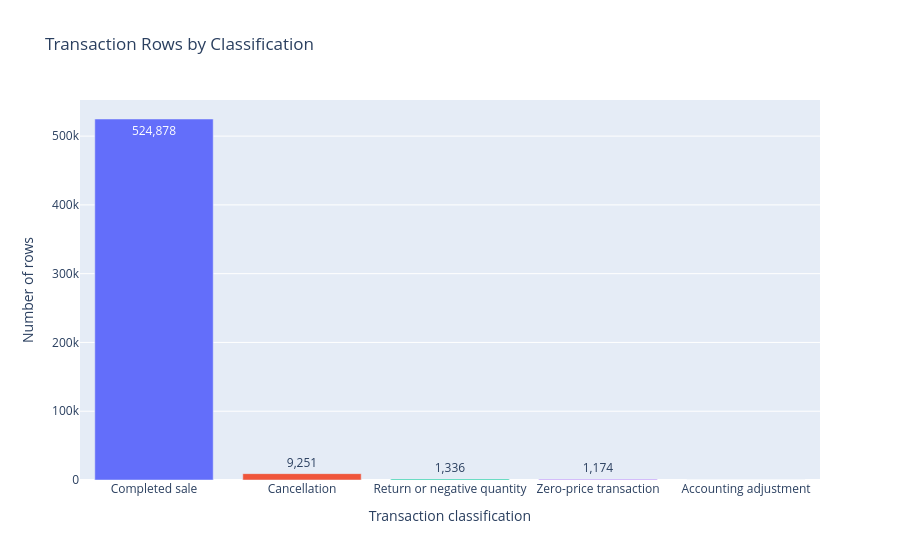

Notebook cell for this chart:
### Code cell
fig = px.bar(
    transaction_type_summary,
    x="TransactionType",
    y="RowCount",
    title="Transaction Rows by Classification",
    labels={
        "TransactionType": "Transaction classification",
        "RowCount": "Number of rows",
    },
    text_auto=",",
    color="TransactionType",
)

fig.update_layout(
    showlegend=False,
    xaxis={"categoryorder": "total descending"},
)

fig.show()

### Figure 1 — Plotly figure (JSON) as saved in the notebook; plotly's stock layout.template omitted (floating-point values rounded to 4 significant figures)
{"data": [{"alignmentgroup": "True", "hovertemplate": "Transaction classification=%{x}<br>Number of rows=%{y}<extra></extra>", "legendgroup": "Completed sale", "marker": {"color": "#636efa", "pattern": {"shape": ""}}, "name": "Completed sale", "offsetgroup": "Completed sale", "orientation": "v", "showlegend": true, "textposition": "auto", "texttemplate": "%{y:,}", "type": "bar", "x": ["Completed sale"], "xaxis": "x", "y": [524878], "yaxis": "y"}, {"alignmentgroup": "True", "hovertemplate": "Transaction classification=%{x}<br>Number of rows=%{y}<extra></extra>", "legendgroup": "Cancellation", "marker": {"color": "#EF553B", "pattern": {"shape": ""}}, "name": "Cancellation", "offsetgroup": "Cancellation", "orientation": "v", "showlegend": true, "textposition": "auto", "texttemplate": "%{y:,}", "type": "bar", "x": ["Cancellation"], "xaxis": "x", "y": [9251], "yaxis": "y"}, {"alignmentgroup": "True", "hovertemplate": "Transaction classification=%{x}<br>Number of rows=%{y}<extra></extra>", "legendgroup": "Return or negative quantity", "marker": {"color": "#00cc96", "pattern": {"shape": ""}}, "name": "Return or negative quantity", "offsetgroup": "Return or negative quantity", "orientation": "v", "showlegend": true, "textposition": "auto", "texttemplate": "%{y:,}", "type": "bar", "x": ["Return or negative quantity"], "xaxis": "x", "y": [1336], "yaxis": "y"}, {"alignmentgroup": "True", "hovertemplate": "Transaction classification=%{x}<br>Number of rows=%{y}<extra></extra>", "legendgroup": "Zero-price transaction", "marker": {"color": "#ab63fa", "pattern": {"shape": ""}}, "name": "Zero-price transaction", "offsetgroup": "Zero-price transaction", "orientation": "v", "showlegend": true, "textposition": "auto", "texttemplate": "%{y:,}", "type": "bar", "x": ["Zero-price transaction"], "xaxis": "x", "y": [1174], "yaxis": "y"}, {"alignmentgroup": "True", "hovertemplate": "Transaction classification=%{x}<br>Number of rows=%{y}<extra></extra>", "legendgroup": "Accounting adjustment", "marker": {"color": "#FFA15A", "pattern": {"shape": ""}}, "name": "Accounting adjustment", "offsetgroup": "Accounting adjustment", "orientation": "v", "showlegend": true, "textposition": "auto", "texttemplate": "%{y:,}", "type": "bar", "x": ["Accounting adjustment"], "xaxis": "x", "y": [2], "yaxis": "y"}], "layout": {"barmode": "relative", "legend": {"title": {"text": "Transaction classification"}, "tracegroupgap": 0}, "showlegend": false, "title": {"text": "Transaction Rows by Classification"}, "xaxis": {"anchor": "y", "categoryarray": ["Completed sale", "Cancellation", "Return or negative quantity", "Zero-price transaction", "Accounting adjustment"], "categoryorder": "total descending", "domain": [0, 1], "title": {"text": "Transaction classification"}}, "yaxis": {"anchor": "x", "domain": [0, 1], "title": {"text": "Number of rows"}}}}
